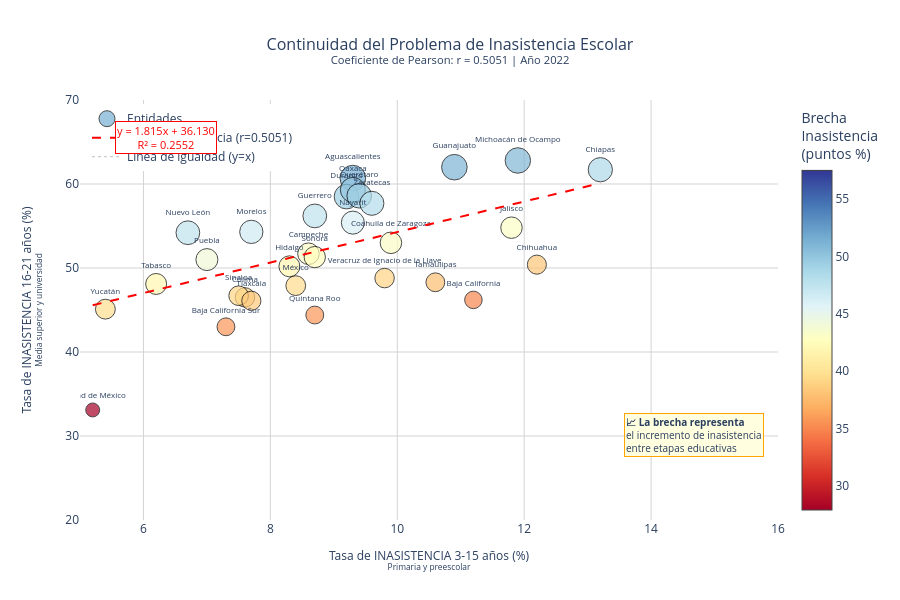

Notebook code cell kept with this figure:
### Markdown cell above
## 📊 Visualización Principal: Continuidad de la Inasistencia

### Code cell
# Calcular línea de regresión
slope, intercept, r_value, p_value_reg, std_err = linregress(datos[var_x], datos[var_y])

# Crear valores para la línea de tendencia
x_line = np.linspace(datos[var_x].min(), datos[var_x].max(), 100)
y_line = slope * x_line + intercept

# Calcular diferencia entre inasistencia temprana y tardía
datos['diferencia'] = datos[var_y] - datos[var_x]

# Crear figura
fig = go.Figure()

# Agregar puntos de dispersión con tamaño proporcional a la diferencia
fig.add_trace(go.Scatter(
    x=datos[var_x],
    y=datos[var_y],
    mode='markers+text',
    text=datos['estado'],
    textposition='top center',
    textfont=dict(size=8),
    marker=dict(
        size=datos['diferencia'] / 2,  # Tamaño según brecha
        color=datos['diferencia'],
        colorscale='RdYlBu',
        showscale=True,
        colorbar=dict(title='Brecha<br>Inasistencia<br>(puntos %)'),
        line=dict(width=1, color='black'),
        sizemin=5
    ),
    hovertemplate='<b>%{text}</b><br>' +
                  'Inasistencia 3-15 años: %{x:.1f}%<br>' +
                  'Inasistencia 16-21 años: %{y:.1f}%<br>' +
                  'Brecha: ' + datos['diferencia'].astype(str) + '%<extra></extra>',
    name='Entidades'
))

# Agregar línea de tendencia
fig.add_trace(go.Scatter(
    x=x_line,
    y=y_line,
    mode='lines',
    line=dict(color='red', width=2, dash='dash'),
    name=f'Línea de tendencia (r={corr:.4f})'
))

# Agregar línea de referencia y=x (sin diferencia)
fig.add_trace(go.Scatter(
    x=[0, 15],
    y=[0, 15],
    mode='lines',
    line=dict(color='gray', width=1, dash='dot'),
    name='Línea de igualdad (y=x)',
    opacity=0.5
))

# Configurar layout
fig.update_layout(
    title={
        'text': f'Continuidad del Problema de Inasistencia Escolar<br><sup>Coeficiente de Pearson: r = {corr:.4f} | Año {ANIO}</sup>',
        'x': 0.5,
        'xanchor': 'center',
        'font': dict(size=16)
    },
    xaxis=dict(
        title=dict(
            text='Tasa de INASISTENCIA 3-15 años (%)<br><sup>Primaria y preescolar</sup>',
            font=dict(size=12)
        ),
        gridcolor='lightgray',
        zeroline=False,
        range=[5, 16]
    ),
    yaxis=dict(
        title=dict(
            text='Tasa de INASISTENCIA 16-21 años (%)<br><sup>Media superior y universidad</sup>',
            font=dict(size=12)
        ),
        gridcolor='lightgray',
        zeroline=False,
        range=[20, 70]
    ),
    template='plotly_white',
    showlegend=True,
    legend=dict(
        yanchor="top",
        y=0.99,
        xanchor="left",
        x=0.01
    ),
    height=600,
    width=900
)

# Agregar anotación con ecuación
fig.add_annotation(
    x=0.05,
    y=0.95,
    xref='paper',
    yref='paper',
    text=f'y = {slope:.3f}x + {intercept:.3f}<br>R² = {r_value**2:.4f}',
    showarrow=False,
    font=dict(size=11, color='red'),
    bgcolor='white',
    bordercolor='red',
    borderwidth=1
)

# Agregar anotación explicativa de la brecha
fig.add_annotation(
    x=0.98,
    y=0.15,
    xref='paper',
    yref='paper',
    text='<b>📈 La brecha representa</b><br>el incremento de inasistencia<br>entre etapas educativas',
    showarrow=False,
    font=dict(size=10),
    bgcolor='lightyellow',
    bordercolor='orange',
    borderwidth=1,
    align='left'
)

fig.show()

### Figure 1 — Plotly figure (JSON) as saved in the notebook; plotly's stock layout.template omitted (floating-point values rounded to 4 significant figures)
{"data": [{"hovertemplate": ["<b>%{text}</b><br>Inasistencia 3-15 años: %{x:.1f}%<br>Inasistencia 16-21 años: %{y:.1f}%<br>Brecha: 51.400000000000006%<extra></extra>", "<b>%{text}</b><br>Inasistencia 3-15 años: %{x:.1f}%<br>Inasistencia 16-21 años: %{y:.1f}%<br>Brecha: 35.0%<extra></extra>", "<b>%{text}</b><br>Inasistencia 3-15 años: %{x:.1f}%<br>Inasistencia 16-21 años: %{y:.1f}%<br>Brecha: 35.7%<extra></extra>", "<b>%{text}</b><br>Inasistencia 3-15 años: %{x:.1f}%<br>Inasistencia 16-21 años: %{y:.1f}%<br>Brecha: 43.1%<extra></extra>", "<b>%{text}</b><br>Inasistencia 3-15 años: %{x:.1f}%<br>Inasistencia 16-21 años: %{y:.1f}%<br>Brecha: 48.5%<extra></extra>", "<b>%{text}</b><br>Inasistencia 3-15 años: %{x:.1f}%<br>Inasistencia 16-21 años: %{y:.1f}%<br>Brecha: 38.2%<extra></extra>", "<b>%{text}</b><br>Inasistencia 3-15 años: %{x:.1f}%<br>Inasistencia 16-21 años: %{y:.1f}%<br>Brecha: 27.900000000000002%<extra></extra>", "<b>%{text}</b><br>Inasistencia 3-15 años: %{x:.1f}%<br>Inasistencia 16-21 años: %{y:.1f}%<br>Brecha: 43.1%<extra></extra>", "<b>%{text}</b><br>Inasistencia 3-15 años: %{x:.1f}%<br>Inasistencia 16-21 años: %{y:.1f}%<br>Brecha: 38.9%<extra></extra>", "<b>%{text}</b><br>Inasistencia 3-15 años: %{x:.1f}%<br>Inasistencia 16-21 años: %{y:.1f}%<br>Brecha: 49.3%<extra></extra>", "<b>%{text}</b><br>Inasistencia 3-15 años: %{x:.1f}%<br>Inasistencia 16-21 años: %{y:.1f}%<br>Brecha: 51.1%<extra></extra>", "<b>%{text}</b><br>Inasistencia 3-15 años: %{x:.1f}%<br>Inasistencia 16-21 años: %{y:.1f}%<br>Brecha: 47.5%<extra></extra>", "<b>%{text}</b><br>Inasistencia 3-15 años: %{x:.1f}%<br>Inasistencia 16-21 años: %{y:.1f}%<br>Brecha: 41.900000000000006%<extra></extra>", "<b>%{text}</b><br>Inasistencia 3-15 años: %{x:.1f}%<br>Inasistencia 16-21 años: %{y:.1f}%<br>Brecha: 43.0%<extra></extra>", "<b>%{text}</b><br>Inasistencia 3-15 años: %{x:.1f}%<br>Inasistencia 16-21 años: %{y:.1f}%<br>Brecha: 50.9%<extra></extra>", "<b>%{text}</b><br>Inasistencia 3-15 años: %{x:.1f}%<br>Inasistencia 16-21 años: %{y:.1f}%<br>Brecha: 46.599999999999994%<extra></extra>", "<b>%{text}</b><br>Inasistencia 3-15 años: %{x:.1f}%<br>Inasistencia 16-21 años: %{y:.1f}%<br>Brecha: 39.5%<extra></extra>", "<b>%{text}</b><br>Inasistencia 3-15 años: %{x:.1f}%<br>Inasistencia 16-21 años: %{y:.1f}%<br>Brecha: 46.099999999999994%<extra></extra>", "<b>%{text}</b><br>Inasistencia 3-15 años: %{x:.1f}%<br>Inasistencia 16-21 años: %{y:.1f}%<br>Brecha: 47.5%<extra></extra>", "<b>%{text}</b><br>Inasistencia 3-15 años: %{x:.1f}%<br>Inasistencia 16-21 años: %{y:.1f}%<br>Brecha: 50.0%<extra></extra>", "<b>%{text}</b><br>Inasistencia 3-15 años: %{x:.1f}%<br>Inasistencia 16-21 años: %{y:.1f}%<br>Brecha: 44.0%<extra></extra>", "<b>%{text}</b><br>Inasistencia 3-15 años: %{x:.1f}%<br>Inasistencia 16-21 años: %{y:.1f}%<br>Brecha: 49.2%<extra></extra>", "<b>%{text}</b><br>Inasistencia 3-15 años: %{x:.1f}%<br>Inasistencia 16-21 años: %{y:.1f}%<br>Brecha: 35.7%<extra></extra>", "<b>%{text}</b><br>Inasistencia 3-15 años: %{x:.1f}%<br>Inasistencia 16-21 años: %{y:.1f}%<br>Brecha: 57.5%<extra></extra>", "<b>%{text}</b><br>Inasistencia 3-15 años: %{x:.1f}%<br>Inasistencia 16-21 años: %{y:.1f}%<br>Brecha: 39.2%<extra></extra>", "<b>%{text}</b><br>Inasistencia 3-15 años: %{x:.1f}%<br>Inasistencia 16-21 años: %{y:.1f}%<br>Brecha: 42.599999999999994%<extra></extra>", "<b>%{text}</b><br>Inasistencia 3-15 años: %{x:.1f}%<br>Inasistencia 16-21 años: %{y:.1f}%<br>Brecha: 41.9%<extra></extra>", "<b>%{text}</b><br>Inasistencia 3-15 años: %{x:.1f}%<br>Inasistencia 16-21 años: %{y:.1f}%<br>Brecha: 37.699999999999996%<extra></extra>", "<b>%{text}</b><br>Inasistencia 3-15 años: %{x:.1f}%<br>Inasistencia 16-21 años: %{y:.1f}%<br>Brecha: 38.4%<extra></extra>", "<b>%{text}</b><br>Inasistencia 3-15 años: %{x:.1f}%<br>Inasistencia 16-21 años: %{y:.1f}%<br>Brecha: 39.0%<extra></extra>", "<b>%{text}</b><br>Inasistencia 3-15 años: %{x:.1f}%<br>Inasistencia 16-21 años: %{y:.1f}%<br>Brecha: 39.7%<extra></extra>", "<b>%{text}</b><br>Inasistencia 3-15 años: %{x:.1f}%<br>Inasistencia 16-21 años: %{y:.1f}%<br>Brecha: 48.1%<extra></extra>"], "marker": {"color": [51.4, 35.0, 35.7, 43.1, 48.5, 38.2, 27.9, 43.1, 38.9, 49.3, 51.1, 47.5, 41.9, 43.0, 50.9, 46.6, 39.5, 46.1, 47.5, 50.0, 44.0, 49.2, 35.7, 57.5, 39.2, 42.6, 41.9, 37.7, 38.4, 39.0, 39.7, 48.1], "colorbar": {"title": {"text": "Brecha<br>Inasistencia<br>(puntos %)"}}, "colorscale": [[0, "rgb(165,0,38)"], [0.1, "rgb(215,48,39)"], [0.2, "rgb(244,109,67)"], [0.3, "rgb(253,174,97)"], [0.4, "rgb(254,224,144)"], [0.5, "rgb(255,255,191)"], [0.6, "rgb(224,243,248)"], [0.7, "rgb(171,217,233)"], [0.8, "rgb(116,173,209)"], [0.9, "rgb(69,117,180)"], [1, "rgb(49,54,149)"]], "line": {"color": "black", "width": 1}, "showscale": true, "size": [25.7, 17.5, 17.85, 21.55, 24.25, 19.1, 13.95, 21.55, 19.45, 24.65, 25.55, 23.75, 20.95, 21.5, 25.45, 23.3, 19.75, 23.05, 23.75, 25.0, 22.0, 24.6, 17.85, 28.75, 19.6, 21.3, 20.95, 18.85, 19.2, 19.5, 19.85, 24.05], "sizemin": 5}, "mode": "markers+text", "name": "Entidades", "text": ["Aguascalientes", "Baja California", "Baja California Sur", "Campeche", "Chiapas", "Chihuahua", "Ciudad de México", "Coahuila de Zaragoza", "Colima", "Durango", "Guanajuato", "Guerrero", "Hidalgo", "Jalisco", "Michoacán de Ocampo", "Morelos", "México", "Nayarit", "Nuevo León", "Oaxaca", "Puebla", "Querétaro", "Quintana Roo", "San Luis Potosí", "Sinaloa", "Sonora", "Tabasco", "Tamaulipas", "Tlaxcala", "Veracruz de Ignacio de la Llave", "Yucatán", "Zacatecas"], "textfont": {"size": 8}, "textposition": "top center", "type": "scatter", "x": [9.3, 11.2, 7.3, 8.6, 13.2, 12.2, 5.2, 9.9, 7.6, 9.2, 10.9, 8.7, 8.3, 11.8, 11.9, 7.7, 8.4, 9.3, 6.7, 9.3, 7.0, 9.4, 8.7, 7.3, 7.5, 8.7, 6.2, 10.6, 7.7, 9.8, 5.4, 9.6], "y": [60.7, 46.2, 43.0, 51.7, 61.7, 50.4, 33.1, 53.0, 46.5, 58.5, 62.0, 56.2, 50.2, 54.8, 62.8, 54.3, 47.9, 55.4, 54.2, 59.3, 51.0, 58.6, 44.4, 64.8, 46.7, 51.3, 48.1, 48.3, 46.1, 48.8, 45.1, 57.7]}, {"line": {"color": "red", "dash": "dash", "width": 2}, "mode": "lines", "name": "Línea de tendencia (r=0.5051)", "type": "scatter", "x": [5.2, 5.281, 5.362, 5.442, 5.523, 5.604, 5.685, 5.766, 5.846, 5.927, 6.008, 6.089, 6.17, 6.251, 6.331, 6.412, 6.493, 6.574, 6.655, 6.735, 6.816, 6.897, 6.978, 7.059, 7.139, 7.22, 7.301, 7.382, 7.463, 7.543, 7.624, 7.705, 7.786, 7.867, 7.947, 8.028, 8.109, 8.19, 8.271, 8.352, 8.432, 8.513, 8.594, 8.675, 8.756, 8.836, 8.917, 8.998, 9.079, 9.16, 9.24, 9.321, 9.402, 9.483, 9.564, 9.644, 9.725, 9.806, 9.887, 9.968, 10.05, 10.13, 10.21, 10.29, 10.37, 10.45, 10.53, 10.61, 10.69, 10.78, 10.86, 10.94, 11.02, 11.1, 11.18, 11.26, 11.34, 11.42, 11.5, 11.58, 11.66, 11.75, 11.83, 11.91, 11.99, 12.07, 12.15, 12.23, 12.31, 12.39, 12.47, 12.55, 12.63, 12.72, 12.8, 12.88, 12.96, 13.04, 13.12, 13.2], "y": [45.57, 45.72, 45.86, 46.01, 46.16, 46.3, 46.45, 46.6, 46.74, 46.89, 47.04, 47.18, 47.33, 47.48, 47.62, 47.77, 47.92, 48.06, 48.21, 48.36, 48.5, 48.65, 48.8, 48.94, 49.09, 49.24, 49.38, 49.53, 49.68, 49.82, 49.97, 50.12, 50.26, 50.41, 50.56, 50.7, 50.85, 51.0, 51.14, 51.29, 51.44, 51.58, 51.73, 51.88, 52.02, 52.17, 52.32, 52.46, 52.61, 52.76, 52.9, 53.05, 53.2, 53.34, 53.49, 53.64, 53.78, 53.93, 54.08, 54.22, 54.37, 54.52, 54.66, 54.81, 54.96, 55.1, 55.25, 55.4, 55.54, 55.69, 55.84, 55.98, 56.13, 56.28, 56.42, 56.57, 56.72, 56.87, 57.01, 57.16, 57.31, 57.45, 57.6, 57.75, 57.89, 58.04, 58.19, 58.33, 58.48, 58.63, 58.77, 58.92, 59.07, 59.21, 59.36, 59.51, 59.65, 59.8, 59.95, 60.09]}, {"line": {"color": "gray", "dash": "dot", "width": 1}, "mode": "lines", "name": "Línea de igualdad (y=x)", "opacity": 0.5, "type": "scatter", "x": [0, 15], "y": [0, 15]}], "layout": {"annotations": [{"bgcolor": "white", "bordercolor": "red", "borderwidth": 1, "font": {"color": "red", "size": 11}, "showarrow": false, "text": "y = 1.815x + 36.130<br>R² = 0.2552", "x": 0.05, "xref": "paper", "y": 0.95, "yref": "paper"}, {"align": "left", "bgcolor": "lightyellow", "bordercolor": "orange", "borderwidth": 1, "font": {"size": 10}, "showarrow": false, "text": "<b>📈 La brecha representa</b><br>el incremento de inasistencia<br>entre etapas educativas", "x": 0.98, "xref": "paper", "y": 0.15, "yref": "paper"}], "height": 600, "legend": {"x": 0.01, "xanchor": "left", "y": 0.99, "yanchor": "top"}, "showlegend": true, "title": {"font": {"size": 16}, "text": "Continuidad del Problema de Inasistencia Escolar<br><sup>Coeficiente de Pearson: r = 0.5051 | Año 2022</sup>", "x": 0.5, "xanchor": "center"}, "width": 900, "xaxis": {"gridcolor": "lightgray", "range": [5, 16], "title": {"font": {"size": 12}, "text": "Tasa de INASISTENCIA 3-15 años (%)<br><sup>Primaria y preescolar</sup>"}, "zeroline": false}, "yaxis": {"gridcolor": "lightgray", "range": [20, 70], "title": {"font": {"size": 12}, "text": "Tasa de INASISTENCIA 16-21 años (%)<br><sup>Media superior y universidad</sup>"}, "zeroline": false}}}
